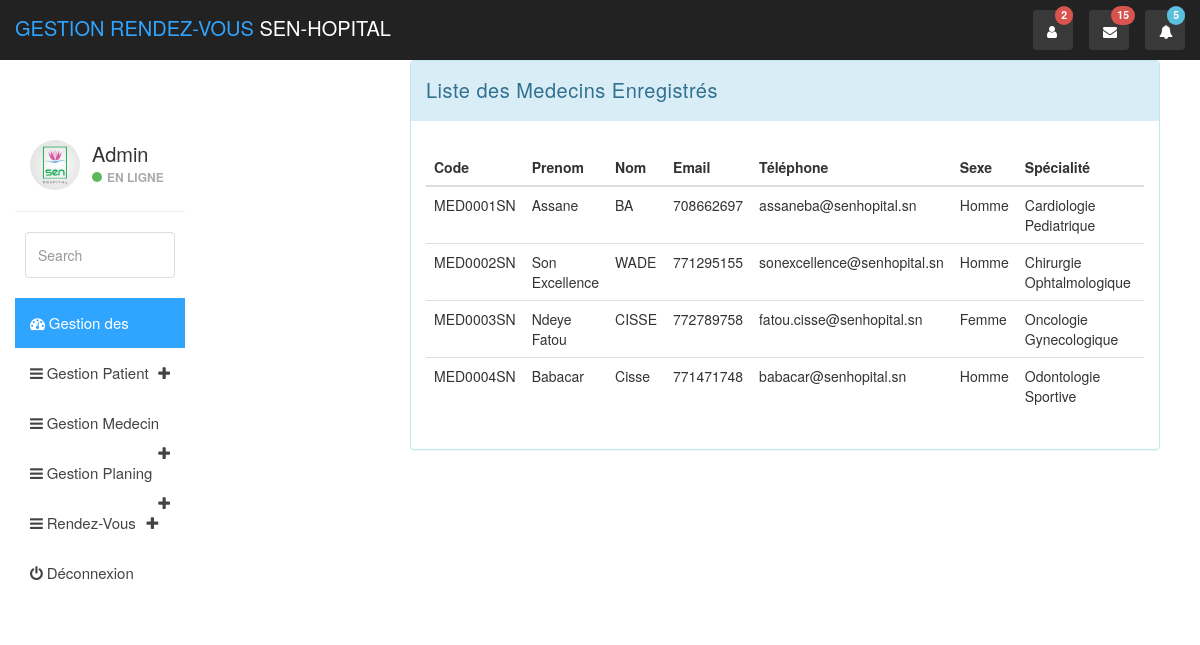
The page /view/ListeMedecin.php on the database its author committed.
### tables this page shows
CREATE TABLE `Medecin` (
  `idMed` int(11) NOT NULL,
  `codeMed` varchar(9) NOT NULL,
  `prenomMed` varchar(50) NOT NULL,
  `nomMed` varchar(50) NOT NULL,
  `emailMed` varchar(50) NOT NULL,
  `telMed` varchar(30) NOT NULL,
  `sexeMed` varchar(11) NOT NULL,
  `idSpecial` int(11) NOT NULL
);

CREATE TABLE `Specialite` (
  `idSpecial` int(11) NOT NULL,
  `nomSpecial` varchar(50) NOT NULL,
  `idService` int(11) NOT NULL
);

### model/Config.php (called while the page is built, shortened)
<?php
 class DatabaseConfig{
    public static function params(){
        return array("localhost", "gestionRV","son excellence", 1993 );
    }
}

### model/Manager.php (called while the page is built, shortened)
<?php
require MODEL.'/Config.php';
class Manager {
    private $pdo;
    public function __construct()
    {
       $this->pdo=$this->getConnexion();
    }
public function getConnexion(){
    try {
        $host = DatabaseConfig::params()[0];
        $dbname = DatabaseConfig::params()[1];
        $user = DatabaseConfig::params()[2];
        $mdp = DatabaseConfig::params()[3];
        $dsn="mysql:host=$host;dbname=$dbname";
        $this->pdo= new PDO($dsn, $user, $mdp, array(PDO::ATTR_ERRMODE=>PDO::ERRMODE_EXCEPTION));
    } catch (PDOException $ex) {
        die('Erreur:'.$ex->getMessage());
    }
    return $this->pdo;
}
public function FindALL($sql) {
    $req = $this->pdo->prepare($sql);
    $req->execute();
    $tab=$req->fetchAll(PDO::FETCH_OBJ);
    return $tab;
  }
}

### model/ManagerMedecin.php (called while the page is built, shortened)
<?php
require_once MODEL.'/Manager.php';
require_once MODEL.'Config.php';
class ManagerMedecin extends Manager{
    public function ListeMed(){
        $req=self::FindAll("SELECT idMed, codeMed, prenomMed, nomMed, emailMed, telMed, sexeMed, nomSpecial
        FROM Medecin, Specialite
        WHERE Medecin.idSpecial=Specialite.idSpecial");
        return $req;
    }
}

### view/ListeMedecin.php (the view, shortened to what this page needs)
<?php
require_once 'head.php';
require_once MODEL.'/ManagerMedecin.php';
?>
<div class="container">
	<div class="row">
	<div class="col-lg-8 col-lg-offset-2">
	<fieldset class="panel panel-info form-horizontal">
		<div class="panel-heading">Liste des Medecins Enregistrés </div>
		 <div class="panel-body">
             <form action="" method="POST">
             <div class="card-body">
       <div class="table-responsive">
<table class="table table-hover">
    <thead>
    <tr>
        <th>Code</th>
        <th>Prenom</th>
        <th>Nom</th>
        <th>Email</th>
		<th>Téléphone </th>
        <th>Sexe</th>
        <th colspan="2px">Spécialité</th>
    </tr>
    </thead>
    <?php $manager= new ManagerMedecin;
          $listemed=$manager->ListeMed();
    foreach($listemed as $liste) :?>
  <tr>
   <td><?=  $liste->codeMed;?></td>
   <td><?=  $liste->prenomMed; ?></td>
   <td><?=  $liste->nomMed;  ?></td>
   <td><?=  $liste->telMed; ?></td>
    <td><?= $liste->emailMed; ?></td>
    <td><?= $liste->sexeMed;?></td>
    <td><?= $liste->nomSpecial; ?></td>
    <td> <a href="ModifMedecin.php?editer=<?= $liste->idMed ?>" class="btn btn-info"  >Modifier</a>  </td>
</tr>
<?php endforeach ?>
</table>
	   </div>
</div>
 </form></div>
</fieldset></div>
</div></div>
<?php require '../view/footer.php'; ?>

### view/head.php (shortened to what this page needs)
<!DOCTYPE html>
<html>
<head>
	<link href="../css/bootstrap.min.css" rel="stylesheet">
	<link href="../css/font-awesome.min.css" rel="stylesheet">
	<link href="../css/datepicker3.css" rel="stylesheet">
	<link href="../css/styles.css" rel="stylesheet">
	<link href="../css/calendar.css" rel="stylesheet">
    <link rel="stylesheet" href="<?php echo ASSETS ?>/css/jquery-ui.css">
    <link rel="stylesheet" href="<?php echo ASSETS ?>/css/jquery.timepicker.min.css">
	<link rel="stylesheet" href="<?php echo ASSETS ?>/css/bootstrap.min.css">
</head>
<body>
	<nav class="navbar navbar-custom navbar-fixed-top" role="navigation">
		<div class="container-fluid">
			<div class="navbar-header">
				<a class="navbar-brand" href="#"><span>Gestion Rendez-Vous </span>Sen-Hopital</a>
				<ul class="nav navbar-top-links navbar-right">
                <li class="dropdown"><a class="dropdown-toggle count-info" data-toggle="dropdown" href="#">
					<em class="fa fa-user"></em><span class="label label-danger">2</span>
					</a>
				</li>
					<li class="dropdown"><a class="dropdown-toggle count-info" data-toggle="dropdown" href="#">
						<em class="fa fa-envelope"></em><span class="label label-danger">15</span>
					</a>
					</li>
					<li class="dropdown"><a class="dropdown-toggle count-info" data-toggle="dropdown" href="#">
						<em class="fa fa-bell"></em><span class="label label-info">5</span>
					</a>
					</li>
				</ul>
			</div>
		</div>
	</nav>
	<div id="sidebar-collapse" class="col-sm-3 col-lg-2 sidebar">
		<div class="profile-sidebar">
			<div class="profile-userpic">
				<img src="../senhopital.jpeg" class="img-responsive" alt="">
			</div>
			<div class="profile-usertitle">
				<div class="profile-usertitle-name">Admin</div>
				<div class="profile-usertitle-status"><span class="indicator label-success"></span>En ligne</div>
			</div>
		</div>
		<form role="search">
			<div class="form-group">
				<input type="text" class="form-control" placeholder="Search">
			</div>
		</form>
		<ul class="nav menu">
			<li class="active"><a href="../home.php"><em class="fa fa-dashboard">&nbsp;</em>Gestion des Données</a></li>
			<li class="parent "><a data-toggle="collapse" href="#sub-item-1">
				<em class="fa fa-navicon">&nbsp;</em>Gestion Patient<span data-toggle="collapse" href="#sub-item-1" class="icon pull-right"><em class="fa fa-plus"></em></span>
				</a>
			</li>
			<li class="parent "><a data-toggle="collapse" href="#sub-item-2">
			<em class="fa fa-navicon">&nbsp;</em>Gestion Medecin<span data-toggle="collapse" href="#sub-item-2" class="icon pull-right"><em class="fa fa-plus"></em></span>
				</a>
			</li>
					<li class="parent "><a data-toggle="collapse" href="#sub-item-3">
	   <em class="fa fa-navicon">&nbsp;</em>Gestion Planing<span data-toggle="collapse" href="#sub-item-3" class="icon pull-right"><em class="fa fa-plus"></em></span>
				</a>
				</li>
			<li class="parent "><a data-toggle="collapse" href="#sub-item-4">
			<em class="fa fa-navicon">&nbsp;</em>Rendez-Vous<span data-toggle="collapse" href="#sub-item-4" class="icon pull-right"><em class="fa fa-plus"></em></span>
				</a>
				</li>
			<li><a href="../index.php"><em class="fa fa-power-off">&nbsp;</em>Déconnexion</a></li>
		</ul>
	</div>

### view/footer.php (shortened to what this page needs)
  </body>
</html>

### css/styles.css (style rules this page uses)
body { background: #f1f4f7; padding-top: 60px; font-size: 14px; color: #444444; font-family: "Montserrat", "Helvetica Neue", Helvetica, Arial, sans-serif; }
a, a:hover, a:focus { color: #30a5ff; }
input.form-control { border: 1px solid #ddd; box-shadow: none; height: 46px; }
.navbar-custom { background: #222; height: 60px; }
.navbar-header .navbar-brand { color: #fff; font-size: 20px; text-transform: uppercase; font-weight: 500; height: 60px; padding-top: 18px; }
.navbar-header .navbar-brand span { color: #30a5ff; }
.dropdown { background: rgba(255, 255, 255, 0.1); float: left; margin: 10px 8px; padding: 0px; border-radius: 4px; }
.dropdown a.dropdown-toggle { color: #fff; height: 40px; width: 40px; padding-top: 11px; padding-left: 9px; }
.dropdown .label { top: -4px; left: 22px; padding-top: 4px; padding-bottom: 4px; position: absolute; border-radius: 9999px; }
.navbar-top-links li:last-child { margin-right: 15px; }
.dropdown em { margin: 0 5px; }
.label-success { background-color: #8ad919; }
.label-info { background-color: #30a5ff; }
.label-danger { background-color: #f9243f; }
.panel { border: 0; }
.panel-info>.panel-heading { background-color: #30a5ff; color: #fff; border: none; }
.panel-heading { font-size: 20px; font-weight: 300; letter-spacing: 0.025em; height: 60px; line-height: 38px; }
.navbar { border: 0; }
.sidebar { display: block; padding: 0; display: none; box-shadow: none; background: #fff; }
.sidebar ul { margin: 20px 0px; }
.sidebar form { padding: 10px 0 0 0; margin: 10px 10px 20px 10px; }
@media (min-width: 768px) { .sidebar { display: block; position: fixed; top: 60px; bottom: 0; left: 0; z-index: 1000; display: block; margin: 0; padding: 0; overflow-x: hidden; overflow-y: auto; } }
@media (min-width: 768px) { .navbar-header { width: 100%; } }
.sidebar ul.nav .active a, .sidebar ul.nav li.parent a.active, .sidebar ul.nav .active>a:hover, .sidebar ul.nav li.parent a.active:hover, .sidebar ul.nav .active>a:focus, .sidebar ul.nav li.parent a.active:focus { color: #fff; background-color: #30a5ff; }
.sidebar ul.nav li a { height: 50px; font-size: 15px; line-height: 2em; color: #444444; }
.profile-sidebar { padding: 10px 0; border-bottom: 1px solid #e9ecf2; }
.indicator { width: 10px; height: 10px; display: inline-block; border-radius: 9999px; margin-right: 5px; }
.profile-userpic img { float: left; margin: 10px 0px 0px 15px; width: 50px; height: 50px; border-radius: 9999px !important; }
.profile-usertitle { float: left; text-align: left; margin: 10px 0 0 12px; }
.profile-usertitle-name { font-size: 20px; margin-bottom: 0px; }
.profile-usertitle-status { text-transform: uppercase; color: #AAA; font-size: 12px; font-weight: 600; margin-bottom: 15px; }
.table { background: #fff; }
.table>thead>tr>th { border-bottom: 1px solid #e6e7e8; vertical-align: middle; height: 50px; }

### rows shown on the page
medecin: codeMed "MED0001SN", prenomMed "Assane", nomMed "BA", telMed "708662697", emailMed "assaneba@senhopital.sn", sexeMed "Homme", idSpecial.nomSpecial "Cardiologie Pediatrique"
medecin: codeMed "MED0002SN", prenomMed "Son Excellence", nomMed "WADE", telMed "771295155", emailMed "sonexcellence@senhopital.sn", sexeMed "Homme", idSpecial.nomSpecial "Chirurgie Ophtalmologique"
medecin: codeMed "MED0003SN", prenomMed "Ndeye Fatou", nomMed "CISSE", telMed "772789758", emailMed "fatou.cisse@senhopital.sn", sexeMed "Femme", idSpecial.nomSpecial "Oncologie Gynecologique"
medecin: codeMed "MED0004SN", prenomMed "Babacar", nomMed "Cisse", telMed "771471748", emailMed "babacar@senhopital.sn", sexeMed "Homme", idSpecial.nomSpecial "Odontologie Sportive"
